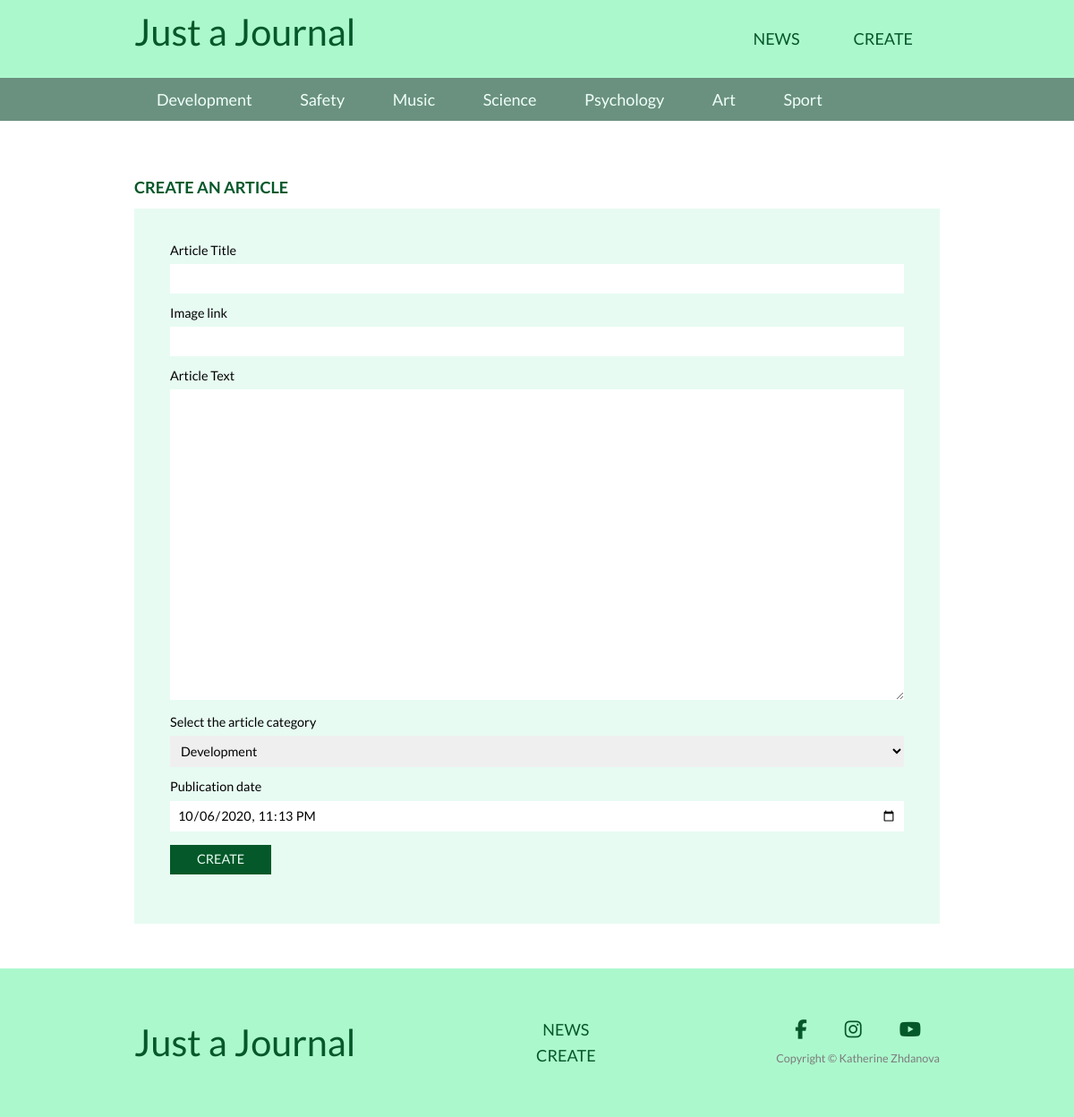
Page /create.php on the committed database.
### tables this page shows
CREATE TABLE `articles_categories` (
  `id` int(11) NOT NULL,
  `title` varchar(100) NOT NULL
);

### includes/config.php (called while the page is built, shortened)
<?php
$config = array(
  'title' => 'Just a Journal',
  'facebook_url' => 'https://www.facebook.com/katherine.zhdanova.75/',
  'instagram_url' => 'https://www.instagram.com/margery_fox/',
  'youtube_url' => 'https://www.youtube.com/channel/UCJXaZwZvQ7mykz0T_Pvizmw',
  'db' => array(
    'server' => 'localhost',
    'username' => 'root',
    'password' => 'root',
    'name' => 'blog_db'
  )
);

### create.php (the view, shortened to what this page needs)
<?php
require  "includes/config.php";
?>
<!DOCTYPE html>
<html lang="en">
<head>
  <link href="css/libs/hamburgers.css" rel="stylesheet">
  <link rel="stylesheet" type="text/css" href="css/styles.min.css" />
</head>
<body>
  <?php
  include "includes/header.php"
  ?>
  <main>
    <div class="container">
      <section class="section">
        <div class="grid">
          <div class="block grid__item grid__item--3w m-right">
            <h2 class="block__title">Create an article</h2>
            <div class="block__content">
              <form class="create__form" method="POST" action="/create.php">
                <?php
              $categories = mysqli_query($connection, "SELECT * FROM `articles_categories`");
              ?>
                <div class="create__input-block">
                  <label class="create__label" for="title">Article Title</label>
                  <input class="create__input" type="text" name="title" required>
                </div>
                <div class="create__input-block">
                  <label class="create__label" for="img">Image link</label>
                  <input class="create__input" type="text" name="img" required>
                </div>
                <div class="create__input-block">
                  <label class="create__label" for="text">Article Text</label>
                  <textarea rows="20" class="create__input" name="text" required></textarea>
                </div>
                <div class="create__input-block">
                  <label class="create__label" for="category">Select the article category</label>
                  <select name="category" class="create__input">
                    <?php
                  while($cat = mysqli_fetch_assoc($categories)) {
                  ?>
                    <option value="<?php echo $cat['id'] ?>"><?php echo $cat['title'] ?></option>
                    <?php
                    }
                    ?>
                  </select>
                </div>
                <div class="create__input-block">
                  <label class="create__label" for="date">Publication date</label>
                  <input class="create__input" type="datetime-local" name="date"
                    value="<?php echo date('Y-m-d\TH:i'); ?>" required>
                </div>
                <div class="create__input-block">
                  <input type="submit" class="btn" value="Create" name="create">
                </div>
              </form>
            </div>
          </div>
      </section>
    </div>
  </main>
  <?php
  include "includes/footer.php"
  ?>
</body>
</html>

### includes/header.php (shortened to what this page needs)
<header>
  <div class="header">
    <div class="container">
      <nav class="header__nav">
        <a href="/" class="logo"><?php echo $config['title']; ?></a>
        <div class="header__menu ">
          <ul class="menu top" id="menu">
            <li class="menu__item"><a href="/articles.php?order=id" class=" menu__link">
                news
              </a></li>
            <li class="menu__item"><a href="create.php" class="menu__link">
                create
              </a></li>
          </ul>
        </div>
      </nav>
    </div>
  </div>
  <?php
  $categories_q = mysqli_query($connection, "SELECT * FROM `articles_categories`");
  $categories = array();
  while ($cat = mysqli_fetch_assoc($categories_q)) {
    $categories[] = $cat;
  }
  ?>
  <div class="categories" id="categoriesTitle">
    <div class="container">
      <ul class="categories__list dnone" id="categories">
        <?php
        foreach ($categories as $cat) {
        ?>
        <li class="categories__item">
          <a href="/articles.php?category=<?php echo $cat['id']; ?>"
            class="categories__link"><?php echo $cat['title']; ?></a>
        </li>
        <?php } ?>
      </ul>
    </div>
  </div>
</header>

### rows in the picture
articles_categories: title "Development"
articles_categories: title "Safety"
articles_categories: title "Music"
articles_categories: title "Science"
articles_categories: title "Psychology"
articles_categories: title "Art"
articles_categories: title "Sport"

### other values in the picture
$config['title'] "Just a Journal"
form field category "Development"
